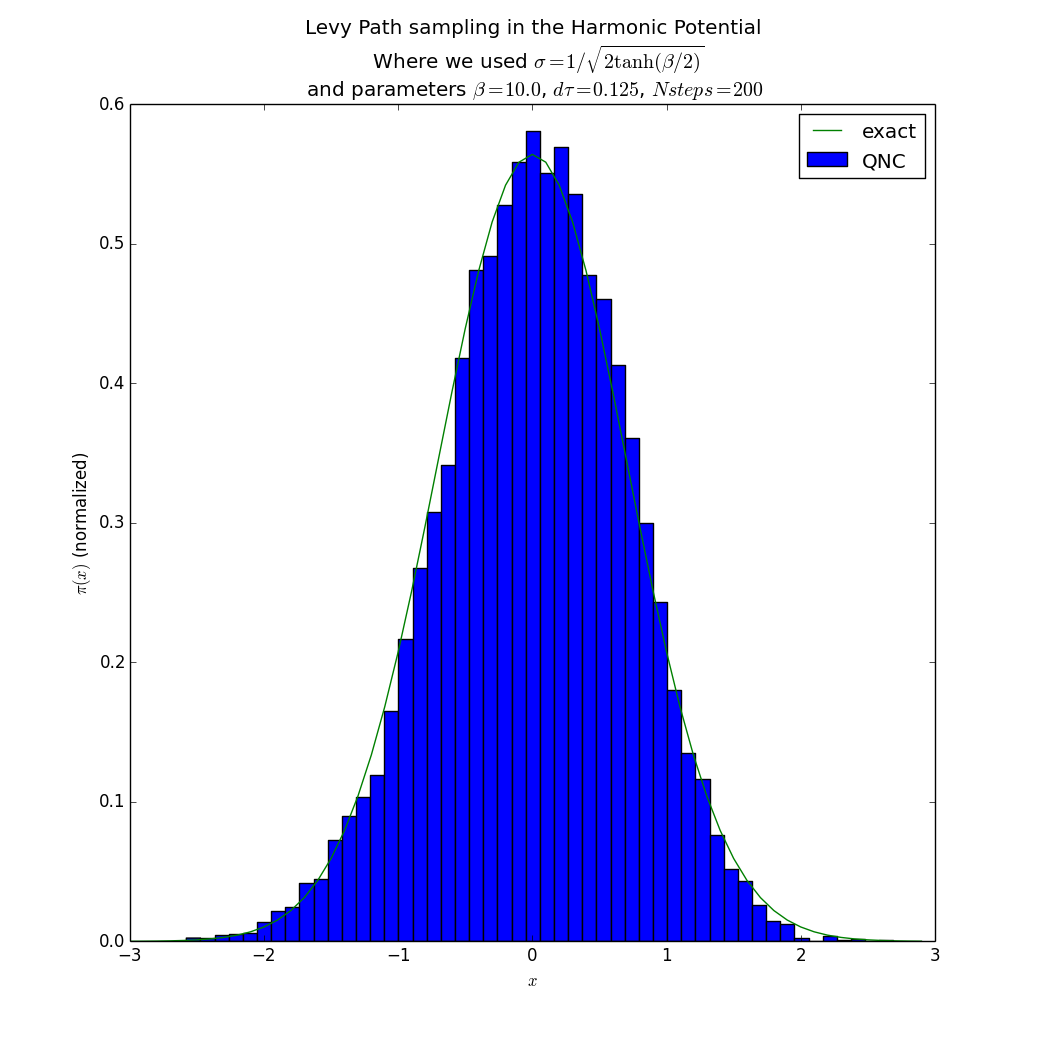

The Python source for this figure:
import math, random, matplotlib.pyplot as plt

def rho_free(x, y, beta):
    return math.exp(-(x - y) ** 2 / (2.0 * beta))

def levy_harmonic_path(xstart, xend, dtau, N):
    x = [xstart]
    for k in range(1, N):
        dtau_prime = (N - k) * dtau
        Ups1 = 1.0 / math.tanh(dtau) + \
               1.0 / math.tanh(dtau_prime)
        Ups2 = x[k - 1] / math.sinh(dtau) + \
               xend / math.sinh(dtau_prime)
        x.append(random.gauss(Ups2 / Ups1, \
               1.0 / math.sqrt(Ups1)))
    return x
beta = 10.0
N = 80
dtau = beta / N
delta = 1.0
sigma = math.sqrt(1 / (2*math.tanh(beta/2)))
n_steps = 200
x = [2.0] * N
data = []
for step in range(n_steps):
    x_start = random.gauss(0.0,sigma)
    x = levy_harmonic_path(x_start,x_start,dtau,N)
    if step%1000:
        print("process \t %.3f "%(step/n_steps*100))
    k = random.randint(0, N - 1)
    for k in x:
        data.append(k)
    

def plot_path():
    plt.figure()
    plt.hist(data, bins=50, normed=True, label='QNC')
    x_values = [0.1 * a for a in range (-30, 30)]
    y_values = [math.sqrt(math.tanh(beta / 2.0)) / math.sqrt(math.pi) * \
                      math.exp( - xx **2 * math.tanh( beta / 2.0)) for xx in x_values]
    plt.plot(x_values, y_values, label='exact')
    plt.xlabel('$x$')
    plt.ylabel('$\\pi(x)$ (normalized)')
    plt.axis([-3.0, 3.0, 0.0, 0.6])
    plt.legend()
    ProgType = 'levy_harm_path_sigma'
    plt.title("Levy Path sampling in the Harmonic Potential\n  Where we used $\\sigma =   1/ \\sqrt{2 \\tanh(\\beta/2)}$ \n and parameters $\\beta = " + str(beta) + '$, $ d\\tau = ' + str(dtau) + '$, $ Nsteps = '+ str(n_steps)+"$")
    plt.show()
plot_path()
